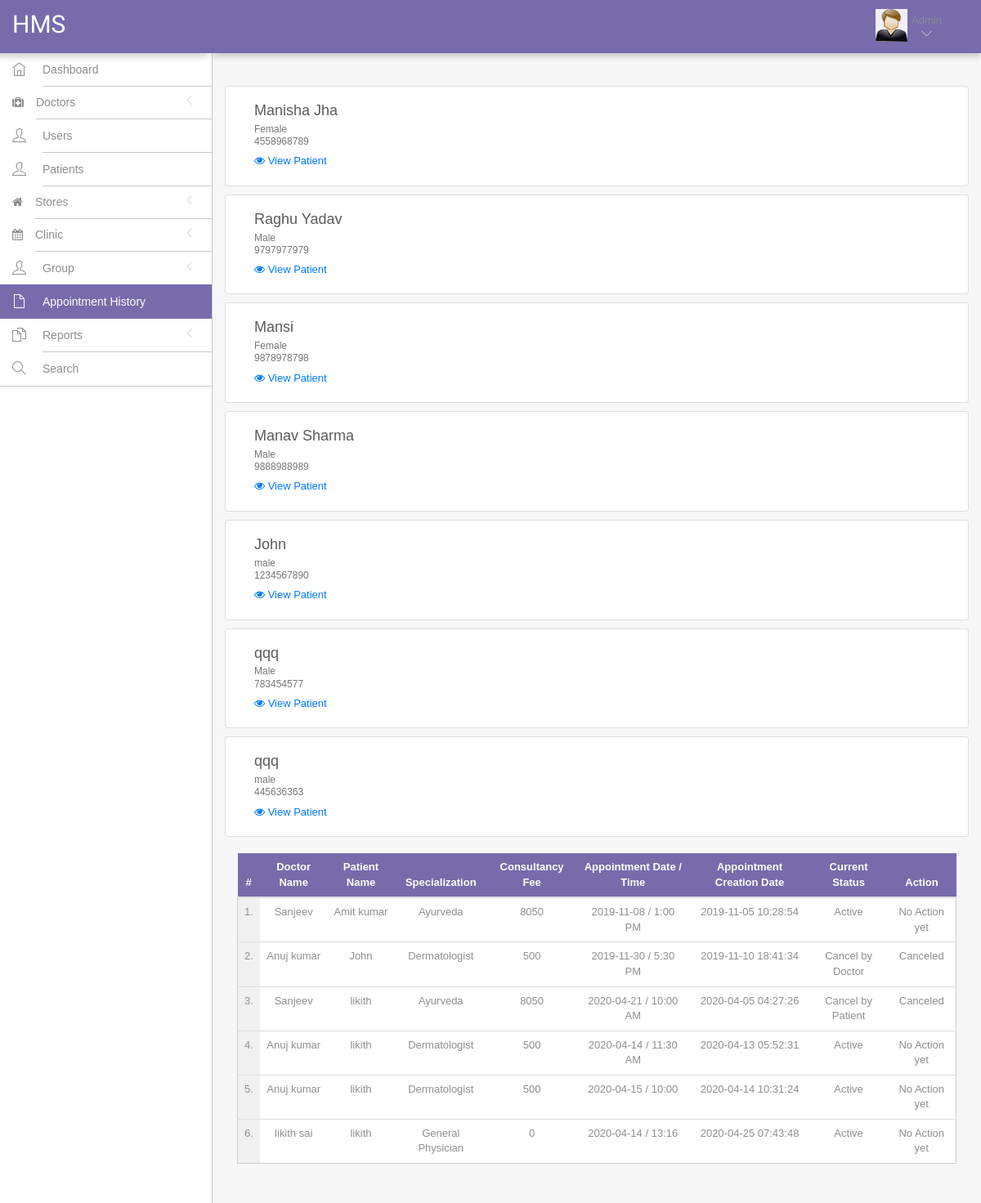
The app's page /hms/admin/dashboard.php?page=appointmentHistory with its own data.
### tables this page shows
CREATE TABLE `tblpatient` (
  `ID` int(10) NOT NULL,
  `Docid` int(10) DEFAULT NULL,
  `PatientName` varchar(200) DEFAULT NULL,
  `PatientContno` bigint(10) DEFAULT NULL,
  `PatientEmail` varchar(200) DEFAULT NULL,
  `PatientGender` varchar(50) DEFAULT NULL,
  `PatientAdd` mediumtext,
  `PatientAge` int(10) DEFAULT NULL,
  `PatientMedhis` mediumtext,
  `CreationDate` timestamp NULL DEFAULT CURRENT_TIMESTAMP,
  `UpdationDate` timestamp NULL DEFAULT NULL ON UPDATE CURRENT_TIMESTAMP
);

CREATE TABLE `appointment` (
  `id` int(11) NOT NULL,
  `doctorSpecialization` varchar(255) DEFAULT NULL,
  `doctorId` int(11) DEFAULT NULL,
  `userId` int(11) DEFAULT NULL,
  `consultancyFees` int(11) DEFAULT NULL,
  `appointmentDate` varchar(255) DEFAULT NULL,
  `appointmentTime` varchar(255) DEFAULT NULL,
  `postingDate` timestamp NULL DEFAULT CURRENT_TIMESTAMP,
  `userStatus` int(11) DEFAULT NULL,
  `doctorStatus` int(11) DEFAULT NULL,
  `updationDate` timestamp NULL DEFAULT NULL ON UPDATE CURRENT_TIMESTAMP
);

CREATE TABLE `doctors` (
  `id` int(11) NOT NULL,
  `specilization` varchar(255) DEFAULT NULL,
  `doctorName` varchar(255) DEFAULT NULL,
  `address` longtext,
  `docFees` varchar(255) DEFAULT NULL,
  `contactno` bigint(11) DEFAULT NULL,
  `docEmail` varchar(255) DEFAULT NULL,
  `password` varchar(255) DEFAULT NULL,
  `profile_pic` varchar(200) NOT NULL,
  `creationDate` timestamp NULL DEFAULT CURRENT_TIMESTAMP,
  `updationDate` timestamp NULL DEFAULT NULL ON UPDATE CURRENT_TIMESTAMP
);

CREATE TABLE `users` (
  `id` int(11) NOT NULL,
  `fullName` varchar(255) DEFAULT NULL,
  `address` longtext,
  `city` varchar(255) DEFAULT NULL,
  `gender` varchar(255) DEFAULT NULL,
  `email` varchar(255) DEFAULT NULL,
  `password` varchar(255) DEFAULT NULL,
  `regDate` timestamp NULL DEFAULT CURRENT_TIMESTAMP,
  `updationDate` timestamp NULL DEFAULT NULL ON UPDATE CURRENT_TIMESTAMP
);

### hms/admin/include/page/appointmentHistory.php (the view, shortened to what this page needs)
<div class="row" style="margin-top: 10px;">
		<?php
            $sql=mysqli_query($con, "SELECT * FROM tblpatient");
            while($row = mysqli_fetch_array($sql)) {
        ?>
			<div class="card col-md-12" style="margin-bottom:10px;">
				<div class="card-body">
					<h4 class="card-title"><?php echo $row['PatientName']; ?></h4>
					<h6 class="card-subtitle mb-2 text-muted"><?php echo $row['PatientGender']; ?></h6>
					<h6 class="card-subtitle mb-2 text-muted"><?php echo $row['PatientContno']; ?></h6>
					<a href="dashboard.php?page=viewPatient&viewid=<?php echo $row['ID']; ?>"><i class="fa fa-eye"></i> View Patient</a>
				</div>
			</div>
		<?php
            }
        ?>
</div>
<div class="row">
	<div class="col-md-12">
		<table class="table table-hover table-striped" id="sample-table-1">
			<thead>
				<tr>
					<th class="text-center btn-purple" style="color: white;">#</th>
					<th class="text-center btn-purple" class="hidden-xs" style="color: white;">Doctor Name</th>
					<th class="text-center btn-purple" style="color: white;">Patient Name</th>
					<th class="text-center btn-purple" style="color: white;">Specialization</th>
					<th class="text-center btn-purple" style="color: white;">Consultancy Fee</th>
					<th class="text-center btn-purple" style="color: white;">Appointment Date / Time </th>
					<th class="text-center btn-purple" style="color: white;">Appointment Creation Date  </th>
					<th class="text-center btn-purple" style="color: white;">Current Status</th>
					<th class="text-center btn-purple" style="color: white;">Action</th>
				</tr>
			</thead>
			<tbody>
            <?php
                $sql=mysqli_query($con,"select doctors.doctorName as docname,users.fullName as pname,appointment.*  from appointment join doctors on doctors.id=appointment.doctorId join users on users.id=appointment.userId ");
                $cnt=1;
                while($row=mysqli_fetch_array($sql)) {
            ?>
			<tr style = "background: white !important; border: 1px solid #ccc;">
			    <td class="text-center" style="background: #f1f1f1 !important;"><?php echo $cnt;?>.</td>
				<td class="text-center"><?php echo $row['docname'];?></td>
				<td class="text-center"><?php echo $row['pname'];?></td>
				<td class="text-center"><?php echo $row['doctorSpecialization'];?></td>
				<td class="text-center"><?php echo $row['consultancyFees'];?></td>
				<td class="text-center"><?php echo $row['appointmentDate'];?> / <?php echo $row['appointmentTime'];?></td>
				<td class="text-center"><?php echo $row['postingDate'];?></td>
				<td class="text-center">
                <?php
                    if(($row['userStatus']==1) && ($row['doctorStatus']==1)) {
	                    echo "Active";
                    }
                    if(($row['userStatus']==0) && ($row['doctorStatus']==1)) {
	                    echo "Cancel by Patient";
                    }
                    if(($row['userStatus']==1) && ($row['doctorStatus']==0)) {
	                    echo "Cancel by Doctor";
                    }
                ?>
                </td>
				<td class="text-center">
					<div class="visible-md visible-lg hidden-sm hidden-xs">
                    <?php
                        if(($row['userStatus']==1) && ($row['doctorStatus']==1)) {
                            echo "No Action yet";
	                    } else {
		                    echo "Canceled";
                        }
                    ?>
					</div>
                </td>
			</tr>
			<?php
                $cnt=$cnt+1;
            }
            ?>
	    	</tbody>
	    </table>
    </div>
</div>

### hms/assets/css/styles.css (style rules this page uses)
html, body { height: 100%; width: 100%; }
html { font-size: 100%; }
body { color: #8e8e93; direction: ltr; overflow-x: hidden; height: 100%; font-family: Helvetica, Arial, sans-serif; font-size: 13px; padding: 0; margin: 0; background: #f7f7f8; -webkit-font-smoothing: antialiased !important; }
.btn-purple { background: #776bab !important; color: #fff !important; }
a, a:focus, a:hover, a:active { outline: 0 !important; text-decoration: none !important; cursor: pointer; }
a { color: #007AFF; }
h3, h4, h5 { font-family: Helvetica, Arial, sans-serif; }
h1, h2, h3, h4, h5 { font-weight: 300; margin-top: 0; color: #5b5b60; }

### records on screen
tblpatient: PatientName "Manisha Jha", PatientGender "Female", PatientContno "4558968789"
tblpatient: PatientName "Raghu Yadav", PatientGender "Male", PatientContno "9797977979"
tblpatient: PatientName "Mansi", PatientGender "Female", PatientContno "9878978798"
tblpatient: PatientName "Manav Sharma", PatientGender "Male", PatientContno "9888988989"
tblpatient: PatientName "John", PatientGender "male", PatientContno "1234567890"
tblpatient: PatientName "qqq", PatientGender "Male", PatientContno "783454577"
tblpatient: PatientName "qqq", PatientGender "male", PatientContno "445636363"
appointment: doctorId.doctorName "Sanjeev", userId.fullName "Amit kumar", doctorSpecialization "Ayurveda", consultancyFees "8050", appointmentDate "2019-11-08", appointmentTime "1:00 PM", postingDate "2019-11-05 10:28:54", userStatus "Active"
appointment: doctorId.doctorName "Anuj kumar", userId.fullName "John", doctorSpecialization "Dermatologist", consultancyFees "500", appointmentDate "2019-11-30", appointmentTime "5:30 PM", postingDate "2019-11-10 18:41:34", userStatus "Cancel by Doctor"
appointment: doctorId.doctorName "Sanjeev", userId.fullName "likith", doctorSpecialization "Ayurveda", consultancyFees "8050", appointmentDate "2020-04-21", appointmentTime "10:00 AM", postingDate "2020-04-05 04:27:26", userStatus "Cancel by Patient"
appointment: doctorId.doctorName "Anuj kumar", userId.fullName "likith", doctorSpecialization "Dermatologist", consultancyFees "500", appointmentDate "2020-04-14", appointmentTime "11:30 AM", postingDate "2020-04-13 05:52:31", userStatus "Active"
appointment: doctorId.doctorName "Anuj kumar", userId.fullName "likith", doctorSpecialization "Dermatologist", consultancyFees "500", appointmentDate "2020-04-15", appointmentTime "10:00", postingDate "2020-04-14 10:31:24", userStatus "Active"
appointment: doctorId.doctorName "likith sai", userId.fullName "likith", doctorSpecialization "General Physician", consultancyFees "0", appointmentDate "2020-04-14", appointmentTime "13:16", postingDate "2020-04-25 07:43:48", userStatus "Active"
